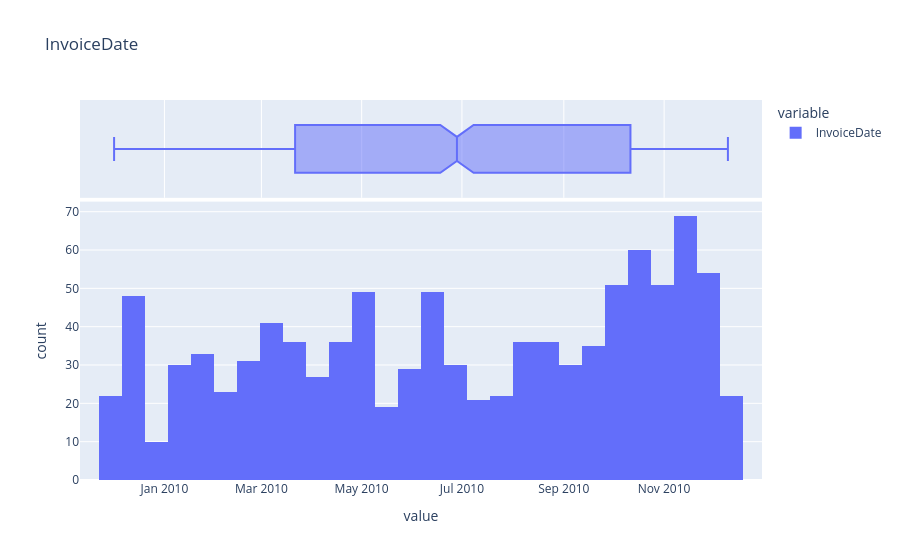

Notebook code for this chart:
### Markdown cell above
Vemos que existen 28.816 boletas únicas, el pocentaje de duplicado es muy alto (98.48%) algo esperable iual ya que cada boleta se repite tantas veces como productos contenga. al boleta con mayor frecuencia es la 537434 lo que podría indicar un pedido muy grande (mayorista).

### Code cell
profile_serie(df_combinado["InvoiceDate"])

### Figure 1 — Plotly figure (JSON) as saved in the notebook; plotly's stock layout.template omitted (floating-point values rounded to 4 significant figures; data arrays with more than 128 entries replaced by an {"elided": "..."} marker saying what was removed)
{"data": [{"bingroup": "x", "hovertemplate": "variable=InvoiceDate<br>value=%{x}<br>count=%{y}<extra></extra>", "legendgroup": "InvoiceDate", "marker": {"color": "#636efa", "pattern": {"shape": ""}}, "name": "InvoiceDate", "orientation": "v", "showlegend": true, "type": "histogram", "x": {"elided": "1000 str values"}, "xaxis": "x", "yaxis": "y"}, {"hovertemplate": "variable=InvoiceDate<br>value=%{x}<extra></extra>", "legendgroup": "InvoiceDate", "marker": {"color": "#636efa"}, "name": "InvoiceDate", "notched": true, "showlegend": false, "type": "box", "x": {"elided": "1000 str values"}, "xaxis": "x2", "yaxis": "y2"}], "layout": {"barmode": "relative", "legend": {"title": {"text": "variable"}, "tracegroupgap": 0}, "title": {"text": "InvoiceDate"}, "xaxis": {"anchor": "y", "domain": [0, 1], "title": {"text": "value"}}, "xaxis2": {"anchor": "y2", "domain": [0, 1], "matches": "x", "showgrid": true, "showticklabels": false}, "yaxis": {"anchor": "x", "domain": [0, 0.7326], "title": {"text": "count"}}, "yaxis2": {"anchor": "x2", "domain": [0.7426, 1], "matches": "y2", "showgrid": false, "showline": false, "showticklabels": false, "ticks": ""}}}
